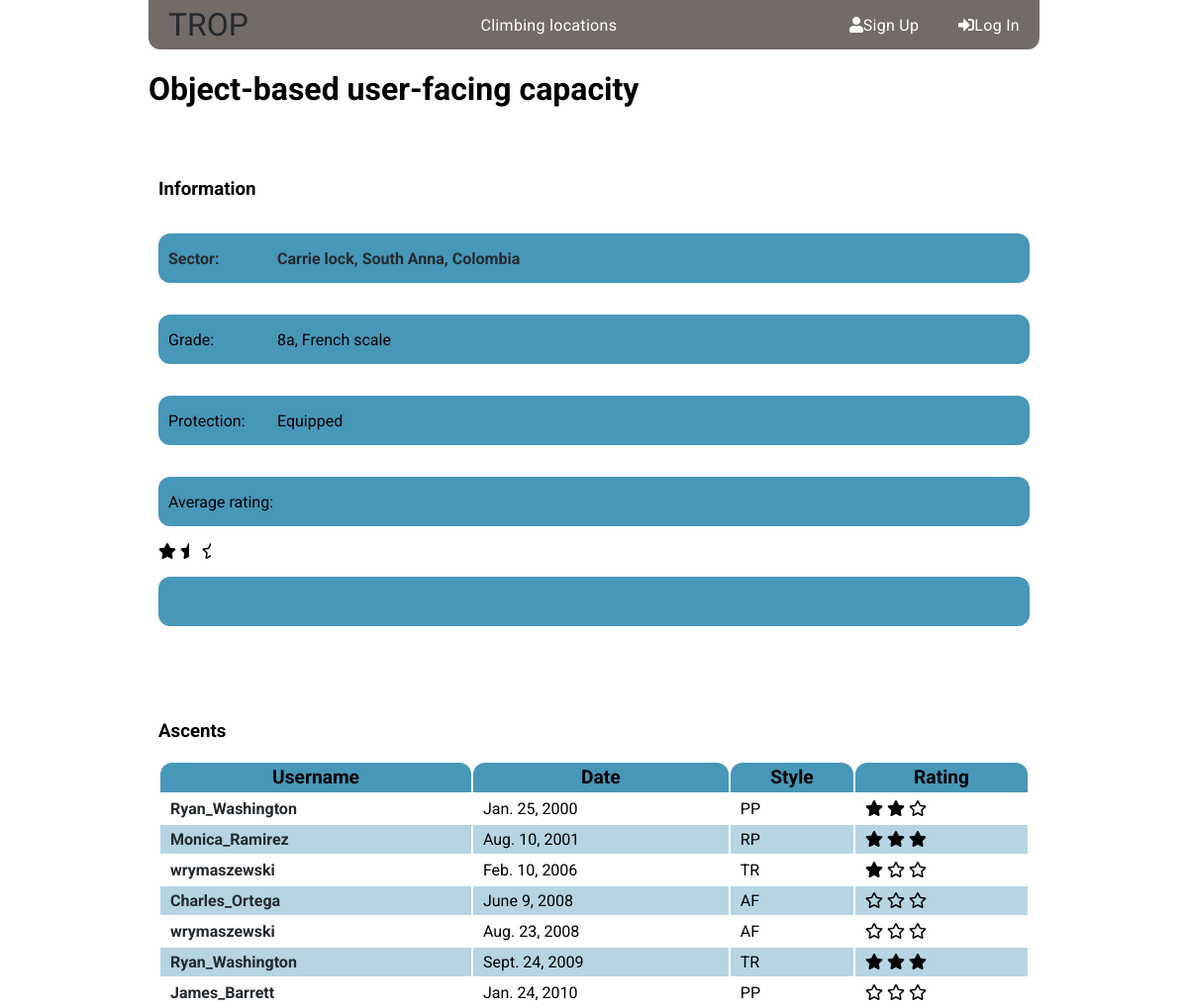
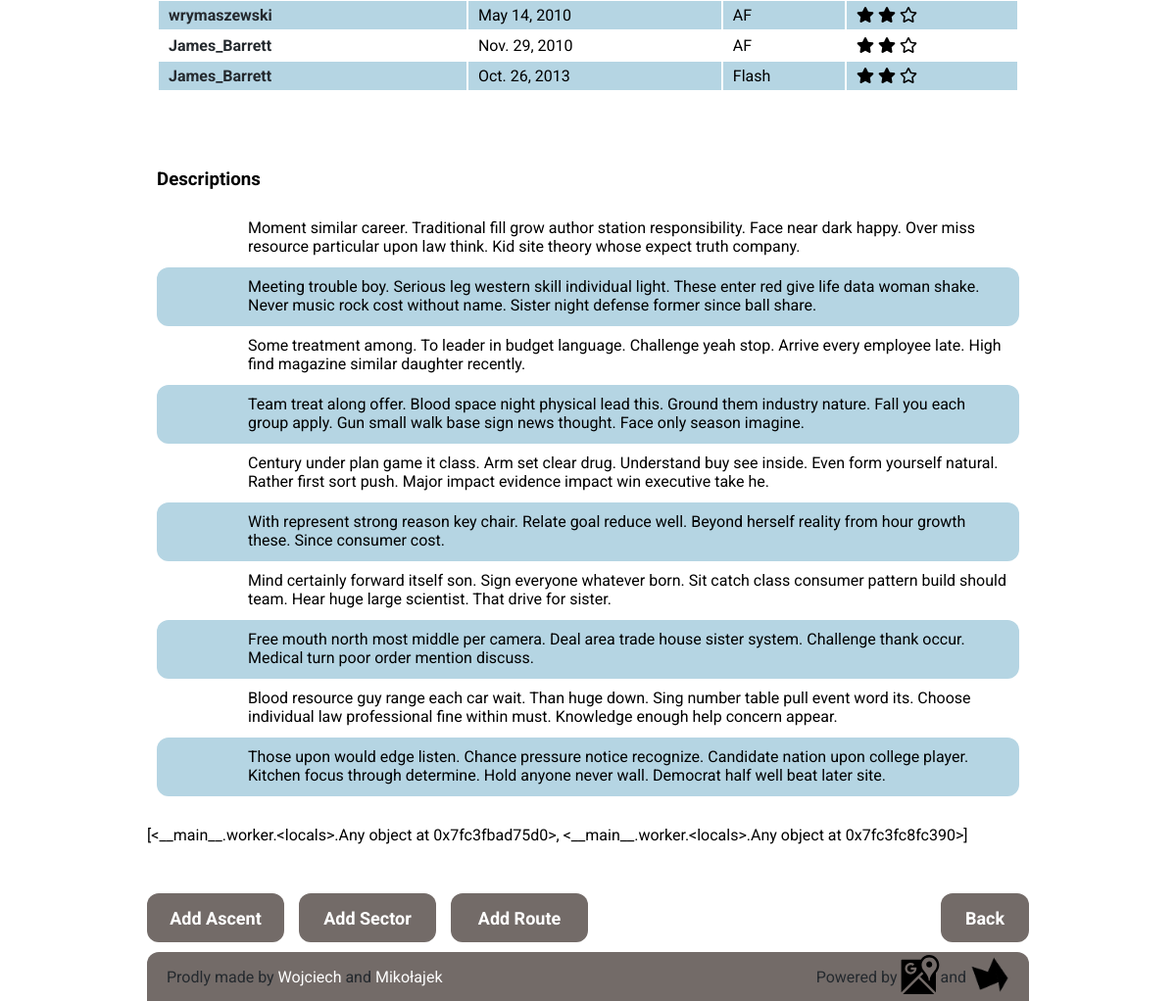
Screenshot of /routes/carrie-lock/object-based-user-facing-capacity/ascents/ with the database file from the repository (2 pictures, top to bottom).
### routes/models.py (models this page shows, shortened)
class Route(models.Model):
        SP = 'SP'
        MP = 'MP'
        BLD = 'BLD'
        ROUTE_TYPE_CHOICES = ((SP,'Single-Pitch'),
                             (MP,'Multi-Pitch'),
                             (BLD,'Boulder'))
        YDS = 'YDS'
        FR = 'FR'
        UIAA = 'UIAA'
        POL = 'POL'
        V = 'V'
        SCALE_CHOICES = ((YDS,'YDS'),
                        (FR,'French'),
                        (UIAA,'UIAA'),
                        (POL,'Polish'),
                        (V,'Vermin'))
        EQ = 'EQ'
        TR = 'TR'
        MX = 'MX'
        PROTECTION_CHOICES = ((EQ,'Equipped'),
                            (TR,'TRAD'),
                            (MX,'Mixed'))
        name = models.CharField(max_length = 100)
        slug = models.SlugField(allow_unicode = True)
        route_type = models.CharField(max_length = 50, choices = ROUTE_TYPE_CHOICES,
                    default = SP, verbose_name='Type')
        protection = models.CharField(max_length = 100, choices = PROTECTION_CHOICES, default = EQ)
        scale = models.CharField(max_length = 50, choices = SCALE_CHOICES, default = FR)
        grade = models.CharField(max_length = 20, null= True, blank=True)
        grade_converted = models.CharField(max_length = 20, null= True, blank=True)
        sector = models.ForeignKey(Sector ,related_name='routes', on_delete = models.CASCADE)
        created_at = models.DateTimeField(auto_now_add=True)
        updated_at = models.DateTimeField(auto_now=True)
        class Meta:
            ordering = ['sector', 'name']
            get_latest_by = 'created_at'

class Sector(models.Model):
    name = models.CharField(max_length = 100, unique=True)
    slug = models.SlugField(allow_unicode = True)
    region = models.CharField(max_length = 250, verbose_name = 'Region, Country')
    country = models.CharField(max_length = 100)
    location = PlainLocationField(based_fields=['region'], zoom = 7,
                                    default = '37.6564706,-119.5724832')
    created_at = models.DateTimeField(auto_now_add=True)
    updated_at = models.DateTimeField(auto_now=True)
    class Meta:
        get_latest_by = 'created_at'
        ordering = ['country', 'region', 'name']

class Ascent(models.Model):
    OS = 'OS'
    FL = 'FL'
    RP = 'RP'
    PP = 'PP'
    AF = 'AF'
    TR = 'TR'
    ASCENT_STYLE_CHOICES = ((OS,'OS'),
                            (FL,'Flash'),
                            (RP,'RP'),
                            (PP,'PP'),
                            (AF,'AF'),
                            (TR,'TR'))
    UNRATED = 0
    LOW = 1
    MEDIUM = 2
    HIGH = 3
    RATING_CHOICES = ((UNRATED,'No rating'),
                    (LOW, 'Low'),
                    (MEDIUM, 'Medium'),
                    (HIGH, 'High'))
    route = models.ForeignKey(Route, related_name='ascents', on_delete=models.CASCADE)
    user = models.ForeignKey(User, related_name='ascents', on_delete=models.CASCADE)
    date = models.DateField()
    ascent_style = models.CharField(max_length = 20, choices = ASCENT_STYLE_CHOICES,
                    default=OS, verbose_name = 'Style')
    rating = models.IntegerField(choices = RATING_CHOICES, default=UNRATED)
    description = models.TextField(blank=True, null=True)
    created_at = models.DateTimeField(auto_now_add=True)
    updated_at = models.DateTimeField(auto_now=True)
    class Meta:
        ordering = ['date']
        get_latest_by = ['created_at']

### routes/views.py (the view)
# urls.py: url(r'^(?P<sector_slug>[-\w]+)/(?P<route_slug>[-\w]+)/ascents/$', views.RouteAscentList.as_view(),
class RouteAscentList(ListView):
    model = Ascent
    template_name = 'routes/route_ascent_list.html'
    def get_queryset(self):
        self.route = Route.objects.get(slug = self.kwargs.get('route_slug'))
        self.route.rating = Ascent.objects.filter(route = self.route.pk).filter(rating__range = range(1,3)).aggregate(Avg('rating'))['rating__avg']
        return Ascent.objects.select_related().filter(route__slug__iexact = self.kwargs.get('route_slug'),
         route__sector__slug__iexact = self.kwargs.get('sector_slug'))
    def get_context_data(self, *args, **kwargs):
        context = super().get_context_data(*args, **kwargs)
        context['object'] = self.route
        context['sector'] = Sector.objects.get(slug = self.kwargs.get('sector_slug'))
        context['chart_list'] = [
                                charts.route_ascent_chart(self.kwargs.get('route_slug')),
                                charts.ascent_pie_chart(self.kwargs.get('route_slug'))
                                ]
        return context

### charts/charts.py (called while the page is built)
def pie(queryset, terms, title, verbose=None):
    data = DataPool(
           series=
            [{'options': {
               'source': queryset
               },
              'terms': [
                terms[0],
                terms[1],
                ]
            }]
    )
    cht = Chart(
            datasource = data,
            series_options =
              [{'options':{
                  'type': 'pie',
                  'stacking': False},
                'terms':{
                    terms[0]: [
                    terms[1]
                    ]
                  }
                }],
            chart_options =
              {'title': {
                   'text': title},
               },
                x_sortf_mapf_mts=(None, verbose, False))
    return cht

### routes/charts.py (called while the page is built)
def route_ascent_chart(args):
    return line(
        queryset = (Ascent.objects
                    .filter(route__slug__iexact = args)
                    .annotate(date_trunc=TruncMonth('date'))
                    .values('date_trunc')
                    .order_by()
                    .annotate(Count = Count('date_trunc'))),
        terms = ['date_trunc', 'Count'],
        title = 'Number of Ascents',
        axes = ['Date', 'Ascents'],
        verbose = verbose_months
    )

def ascent_pie_chart(args):
    return pie(
        queryset = (Ascent.objects
                    .filter(route__slug__iexact = args)
                    .values('ascent_style')
                    .order_by()
                    .annotate(Count=Count('ascent_style'))),
        terms = ['ascent_style', 'Count'],
        title = 'Style of Ascent',
        verbose = verbose_style
    )

### routes/templates/routes/route_ascent_list.html (shortened to what this page needs)
{% extends "routes/routes_base.html" %}
{% block route_content %}
{% load cloudinary %}
<div class="route-info">
  <h1>{{object.name}}</h1>
  <div class="route-details">
    <h3>Information</h3>
    <p><a href="{% url 'routes:route_list' slug=object.sector.slug %}"><span>Sector:</span>{{object.sector.name}}, {{object.sector.region}}, {{object.sector.country}}</a></p>
    <p><span>Grade:</span>{{object.grade}}, {{object.get_scale_display}} scale</p>
    <p><span>Protection:</span>{{object.get_protection_display}}</p>
    <p><span>Average rating:</span>{% include "routes/_rating.html" %}</p>
  </div>
  {% if object_list %}
  <div class="route-ascents">
    <h3>Ascents</h3>
    <table>
      <thead>
        <th>Username</th>
        <th>Date</th>
        <th>Style</th>
        <th>Rating</th>
      </thead>
      <tbody>
      {% for object in object_list %}
        <tr>
          <td>
            {% if object.user.userprofile.hidden %}
              Hidden User
            {% else %}
              <a href="{% url 'accounts:user_profile' username=object.user.username%}">{{object.user.username}}</a>
            {% endif %}
          </td>
          <td>{{object.date}}</td>
          <td>{{object.get_ascent_style_display}}</td>
          <td>{% include "routes/_rating.html" %} </td>
        </tr>
      {% endfor %}
      </tbody>
    </table>
  </div>
  <div class="route-opinions">
    <h3>Descriptions</h3>
    {% for object in object_list%}
      {% if object.description != '' %}
        <div class="post">
          <a href="{% url 'accounts:user_profile' username=object.user.username %}">
          </a>
          <span>{{object.description}}</span>
        </div>
      {% endif %}
    {% endfor %}
  </div>
</div>
  {% load chartit %}
  {{chart_list|load_charts:"line,pie"}}
{% else %}
    <h1>No ascents were found</h1>
{% endif %}
<div class="buttons">
  <div class="add-buttons">
    <a class="add-ascent" href="{% url 'routes:new_ascent_from_route' route_slug=object.slug sector_slug=sector.slug%}">Add Ascent</a>
    <a class="add-sector" href="{% url 'routes:new_sector_redirect' %}">Add Sector</a>
    <a class="add-route" href="{% url 'routes:new_route_redirect' %}">Add Route</a>
  </div>
  <input class="back-button" type=button value='Back' onClick="javascript:history.go(-1);">
</div>
{% endblock route_content %}

### routes/templates/routes/_rating.html
<div class="rating">
    {% if not object.rating %}
        <span class="far fa-star"></span>
        <span class="far fa-star"></span>
        <span class="far fa-star"></span>
    {% elif object.rating > 0 and object.rating < 1 %}
        <span class="fas fa-star-half"></span>
        <span class="far fa-star-half"></span>
        <span class="far fa-star"></span>
        <span class="far fa-star"></span>
    {% elif object.rating == 1 %}
        <span class="fas fa-star"></span>
        <span class="far fa-star"></span>
        <span class="far fa-star"></span>
    {% elif object.rating > 1 and object.rating < 2 %}
        <span class="fas fa-star"></span>
        <span class="fas fa-star-half"></span>
        <span class="far fa-star-half"></span>
    {% elif object.rating == 2 %}
        <span class="fas fa-star"></span>
        <span class="fas fa-star"></span>
        <span class="far fa-star"></span>
    {% elif object.rating > 2 and object.rating < 3 %}
        <span class="fas fa-star"></span>
        <span class="fas fa-star"></span>
        <span class="fas fa-star-half"></span>
        <span class="far fa-star-half"></span>
    {% elif object.rating == 3 %}
        <span class="fas fa-star"></span>
        <span class="fas fa-star"></span>
        <span class="fas fa-star"></span>
    {% endif %}
</div>

### static/css/main.css (style rules this page uses)
.routes .route-info { display: flex; flex-direction: column; }
.routes .route-info .route-details, .routes .route-info .route-ascents, .routes .route-info .route-opinions, .routes .route-info #line, .routes .route-info #pie { margin: 30px 0; padding: 0 10px; }
.routes .route-info .route-details { display: flex; flex-direction: column; }
.routes .route-info .route-details p { display: flex; align-items: center; justify-content: left; background-color: #4797B9; height: 50px; border-radius: 12px; }
.routes .route-info .route-details p span { width: 120px; padding-left: 10px; }
.routes .route-info .route-details p a { display: flex; align-items: center; width: 100%; height: 100%; transition: 0.6s linear; }
.routes .route-info .route-ascents table { width: 100%; }
.routes .route-info .route-ascents thead th { background-color: #4797B9; height: 30px; font-size: 1.2rem; border-top-left-radius: 12px; border-top-right-radius: 12px; }
.routes .route-info .route-ascents tbody > tr:nth-of-type(2n) { background-color: #B5D5E3; }
.routes .route-info .route-ascents tbody > tr > td { padding: 5px 10px; }
.routes .route-info .route-ascents tbody > tr > td a { display: flex; width: 100%; height: 100%; transition: 0.6s linear; }
.routes .route-info .route-opinions .post { display: flex; flex-direction: row; padding: 10px 0; }
.routes .route-info .route-opinions .post:nth-of-type(2n) { background-color: #B5D5E3; border-radius: 12px; }
.routes .route-info .route-opinions .post a { display: flex; justify-content: center; align-items: center; height: 40px; width: 10%; padding: 0 5px; }
.routes .route-info .route-opinions .post span { width: 90%; padding: 0 10px 0 5px; }
.routes a { color: #24292e; text-decoration: none; font-weight: bold; }
.buttons { display: flex; margin: 25px 40px 0 40px; justify-content: space-between; margin: 10px 0; }
.buttons .add-buttons { display: flex; flex-direction: row; }
.buttons .add-buttons .add-route, .buttons .add-buttons .add-sector, .buttons .add-buttons .add-ascent, .buttons .add-buttons .save, .buttons .add-buttons .add-training { display: flex; justify-content: center; align-items: center; text-decoration: none; width: 140px; margin-right: 15px; }
.buttons .add-route, .buttons .add-sector, .buttons .add-ascent, .buttons .back-button, .buttons .save, .buttons .delete-button, .buttons .add-training { height: 50px; width: 90px; border-radius: 12px; cursor: pointer; color: #fff; background-color: #736B68; font-family: 'Roboto', sans-serif; font-size: large; font-weight: bold; border: none; transition: 0.6s linear; }
* { box-sizing: border-box; }
body { margin: 0; padding: 0; }

### rows the page displays
Route: name "Object-based user-facing capacity", sector.name "Carrie lock", sector.region "South Anna", sector.country "Colombia", grade "8a", scale "French", protection "Equipped"
Ascent: user.username "Ryan_Washington", date "Jan. 25, 2000", ascent_style "PP", rating 2 (drawn), description "Moment similar career. Traditional fill grow author station responsibility. Face near dark happy. Over miss resource particular upon law think. Kid site theory whose expect truth company."
Ascent: user.username "Monica_Ramirez", date "Aug. 10, 2001", ascent_style "RP", rating 3 (drawn), description "Meeting trouble boy. Serious leg western skill individual light. These enter red give life data woman shake. Never music rock cost without name. Sister night defense former since ball share."
Ascent: user.username "wrymaszewski", date "Feb. 10, 2006", ascent_style "TR", rating 1 (drawn), description "Some treatment among. To leader in budget language. Challenge yeah stop. Arrive every employee late. High find magazine similar daughter recently."
Ascent: user.username "Charles_Ortega", date "June 9, 2008", ascent_style "AF", rating 0 (drawn), description "Team treat along offer. Blood space night physical lead this. Ground them industry nature. Fall you each group apply. Gun small walk base sign news thought. Face only season imagine."
Ascent: user.username "wrymaszewski", date "Aug. 23, 2008", ascent_style "AF", rating 0 (drawn), description "Century under plan game it class. Arm set clear drug. Understand buy see inside. Even form yourself natural. Rather first sort push. Major impact evidence impact win executive take he."
Ascent: user.username "Ryan_Washington", date "Sept. 24, 2009", ascent_style "TR", rating 3 (drawn), description "With represent strong reason key chair. Relate goal reduce well. Beyond herself reality from hour growth these. Since consumer cost."
Ascent: user.username "James_Barrett", date "Jan. 24, 2010", ascent_style "PP", rating 0 (drawn), description "Mind certainly forward itself son. Sign everyone whatever born. Sit catch class consumer pattern build should team. Hear huge large scientist. That drive for sister."
Ascent: user.username "wrymaszewski", date "May 14, 2010", ascent_style "AF", rating 2 (drawn), description "Free mouth north most middle per camera. Deal area trade house sister system. Challenge thank occur. Medical turn poor order mention discuss."
Ascent: user.username "James_Barrett", date "Nov. 29, 2010", ascent_style "AF", rating 2 (drawn), description "Blood resource guy range each car wait. Than huge down. Sing number table pull event word its. Choose individual law professional fine within must. Knowledge enough help concern appear."
Ascent: user.username "James_Barrett", date "Oct. 26, 2013", ascent_style "Flash", rating 2 (drawn), description "Those upon would edge listen. Chance pressure notice recognize. Candidate nation upon college player. Kitchen focus through determine. Hold anyone never wall. Democrat half well beat later site."

### other values shown
{{ chart_list|load_charts:"line,pie" }} "[<__main__.worker.<locals>.Any object at 0x7fc3fbad75d0>, <__main__.worker.<locals>.Any object at 0x7fc3fc8fc390>]"
